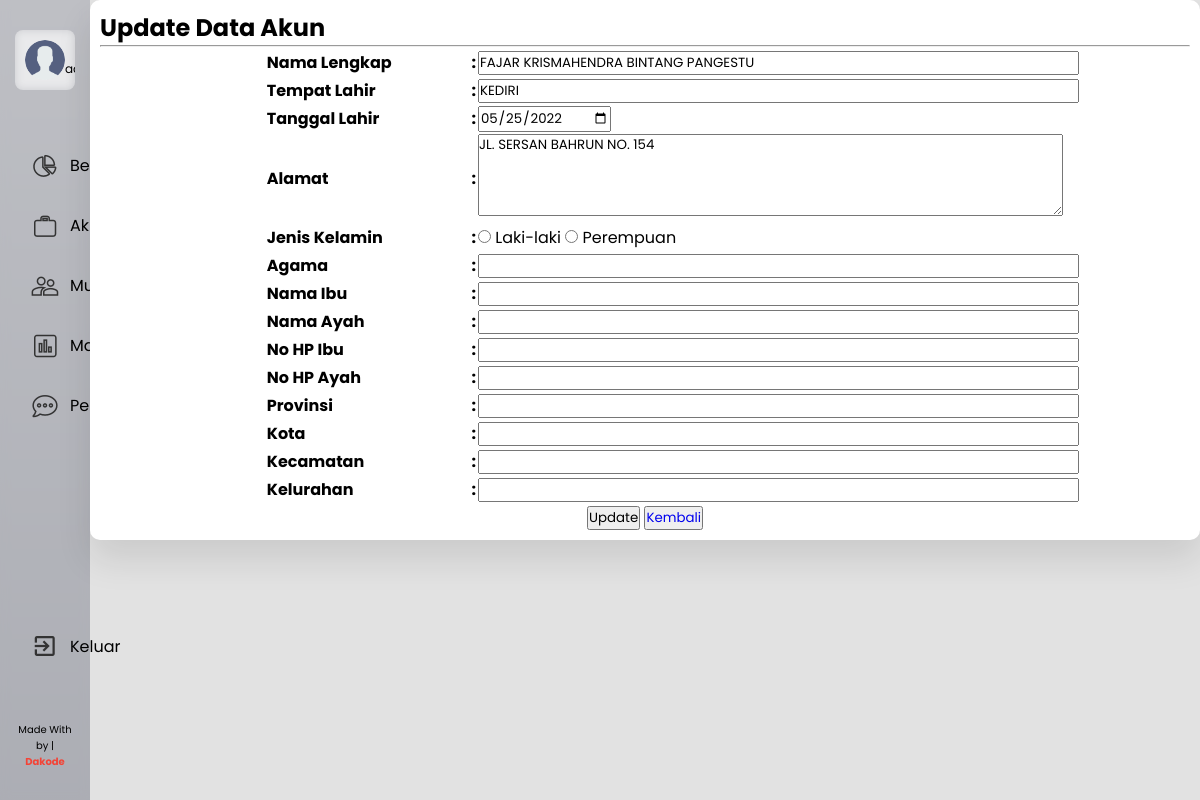
/admin/e-student.php?id=2 (signed in), run on the app's committed database.
### tables this page shows
CREATE TABLE `students` (
  `id` int(14) NOT NULL,
  `namalengkap` varchar(60) NOT NULL,
  `tempat` varchar(25) NOT NULL,
  `tgl_lahir` date NOT NULL,
  `alamat` varchar(60) NOT NULL,
  `created_at` timestamp NOT NULL DEFAULT current_timestamp(),
  `updated_at` datetime DEFAULT current_timestamp() ON UPDATE current_timestamp(),
  `jk` varchar(1) DEFAULT NULL,
  `agama` varchar(15) DEFAULT NULL,
  `nama_ibu` varchar(60) DEFAULT NULL,
  `nama_ayah` varchar(60) DEFAULT NULL,
  `nohp_ibu` varchar(15) DEFAULT NULL,
  `nohp_ayah` varchar(15) DEFAULT NULL,
  `prov` varchar(60) DEFAULT NULL,
  `kota` varchar(60) DEFAULT NULL,
  `kec` varchar(60) DEFAULT NULL,
  `kel` varchar(60) DEFAULT NULL,
  `rt` varchar(5) DEFAULT NULL,
  `rw` varchar(5) DEFAULT NULL
);

### admin/e-student.php (the view, shortened to what this page needs)
<?php
	if (isset($_SESSION['id']) && isset($_SESSION['nama']) && isset($_SESSION['email']) && isset($_SESSION['username'])) {
?>
<!DOCTYPE html>
<html>
<head>
	<link rel="stylesheet" href="../css/cms-style.css">
</head>
<body>
	<section class="header-sec">
		<div class="header" id="header">
			<div class="side-nav">
				<div class="user">
					<img src="../images/user-default.png" class="user-img">
				</div>
				<ul>
					<li><img src="../images/dashboard.png"><a href="cms-index.php">Beranda</a></li>
					<li><img src="../images/projects.png"><a href="i-account.php?page-nr=1">Akun</a></li>
					<li><img src="../images/members.png"><a href="i-student.php?page-nr=1">Murid</a></li>
					<li><img src="../images/reports.png"><a href="i-comment.php?page-nr=1">Masukan</a></li>
					<li><img src="../images/messages.png"><a href="i-message.php?page-nr=1">Pesan</a></li>
				</ul>
				<ul class="logout">
					<li><img src="../images/logout.png"><a href="../Models/logout.php">Keluar</a></li>
				</ul>
			</div>
		</div>
	</section>
	<section class="forms">
    <h2>Update Data Akun</h2>
    <hr>
    <div align="center">
    <?php
            include('../Models/connect_db.php');
            $id = $_GET['id'];
            $sql = "SELECT * FROM students WHERE id = '$id'";
            $query = mysqli_query($conn, $sql);
			if ($query->num_rows > 0) {
			    $row = mysqli_fetch_assoc($query);
			}
        ?>
        <form name="form-update" action="" method="POST">
            <table align="" width="80%">
                <tr>
                    <td width="7%"></td>
                    <td width="25%"><b>Nama Lengkap</b></td>
                    <td><b>:</b></td>
                    <td><input type="text" name="namalengkap" size="50" autocomplete="off" required maxlength="60" value="<?php echo $row['namalengkap']; ?>"></td>
                </tr>
                <tr>
                    <td width="7%"></td>
                    <td width="25%"><b>Tempat Lahir</b></td>
                    <td><b>:</b></td>
                    <td><input type="text" name="tempat" size="50" autocomplete="off" required maxlength="30" value="<?php echo $row['tempat']; ?>"></td>
                </tr>
                <tr>
                    <td width="7%"></td>
                    <td width="25%"><b>Tanggal Lahir</b></td>
                    <td><b>:</b></td>
                    <td><input type="date" name="tgl_lahir" value="<?php echo $row['tgl_lahir']; ?>"></td>
                </tr>
                <tr>
                    <td width="7%"></td>
                    <td width="25%"><b>Alamat</b></td>
                    <td><b>:</b></td>
                    <td><textarea name="alamat" cols="50" rows="4" required><?php echo $row['alamat']; ?></textarea></td>
                </tr>
                <tr>
                    <td width="7%"></td>
                    <td width="25%"><b>Jenis Kelamin</b></td>
                    <td><b>:</b></td>
                    <td>
                        <input type="radio" name="jk" value="Laki-laki" required <?php if ($row['jk'] == 'Laki-laki') echo 'checked'; ?>> Laki-laki
                        <input type="radio" name="jk" value="Perempuan" required <?php if ($row['jk'] == 'Perempuan') echo 'checked'; ?>> Perempuan
                    </td>
                </tr>
                <tr>
                    <td width="7%"></td>
                    <td width="25%"><b>Agama</b></td>
                    <td><b>:</b></td>
                    <td><input type="text" name="agama" size="50" autocomplete="off" required maxlength="50" value="<?php echo $row['agama']; ?>"></td>
                </tr>
                <tr>
                    <td width="7%"></td>
                    <td width="25%"><b>Nama Ibu</b></td>
                    <td><b>:</b></td>
                    <td><input type="text" name="nama_ibu" size="50" autocomplete="off" maxlength="255" value="<?php echo $row['nama_ibu']; ?>"></td>
                </tr>
                <tr>
                    <td width="7%"></td>
                    <td width="25%"><b>Nama Ayah</b></td>
                    <td><b>:</b></td>
                    <td><input type="text" name="nama_ayah" size="50" autocomplete="off" maxlength="255" value="<?php echo $row['nama_ayah']; ?>"></td>
                </tr>
                <tr>
                    <td width="7%"></td>
                    <td width="25%"><b>No HP Ibu</b></td>
                    <td><b>:</b></td>
                    <td><input type="tel" name="nohp_ibu" size="50" autocomplete="off" maxlength="20" value="<?php echo $row['nohp_ibu']; ?>"></td>
                </tr>
                <tr>
                    <td width="7%"></td>
                    <td width="25%"><b>No HP Ayah</b></td>
                    <td><b>:</b></td>
                    <td><input type="tel" name="nohp_ayah" size="50" autocomplete="off" maxlength="20" value="<?php echo $row['nohp_ayah']; ?>"></td>
                </tr>
                <tr>
                    <td width="7%"></td>
                    <td width="25%"><b>Provinsi</b></td>
                    <td><b>:</b></td>
                    <td><input type="text" name="prov" size="50" autocomplete="off" maxlength="100" value="<?php echo $row['prov']; ?>"></td>
                </tr>
                <tr>
                    <td width="7%"></td>
                    <td width="25%"><b>Kota</b></td>
                    <td><b>:</b></td>
                    <td><input type="text" name="kota" size="50" autocomplete="off" maxlength="100" value="<?php echo $row['kota']; ?>"></td>
                </tr>
                <tr>
                    <td width="7%"></td>
                    <td width="25%"><b>Kecamatan</b></td>
                    <td><b>:</b></td>
                    <td><input type="text" name="kec" size="50" autocomplete="off" maxlength="100" value="<?php echo $row['kec']; ?>"></td>
                </tr>
                <tr>
                    <td width="7%"></td>
                    <td width="25%"><b>Kelurahan</b></td>
                    <td><b>:</b></td>
                    <td><input type="text" name="kel" size="50" autocomplete="off" value="<?php echo $row['kel']; ?>"></td>
                </tr>
            </table>
            <input type="submit" value="Update">
            <button><a id='button-links' href="i-student.php?page-nr=1">Kembali</a></button>
        </form>
    </div>
</section>
</body>
</html>
<?php } else{
	echo "<script type='text/javascript'>alert('Please check again!');</script>";
}?>

### css/cms-style.css (style rules this page uses)
* { margin: 0; padding: 0; box-sizing: border-box; font-family: 'Poppins', sans-serif; }
body { display: flex; flex-direction: row; background: rgb(226, 226, 226); }
.header { width: 90px; height: 100vh; background-image: linear-gradient(rgba(4, 9, 30, 0.6), rgba(4, 9, 30, 0.8)),url(../images/banner.png); background-position: center; background-size: cover; transition: width 0.7s; }
.side-nav { width: 90px; height: 100%; position: fixed; top: 0; left: 0; padding: 30px 15px; background: rgba(255, 255, 255, 0.6); backdrop-filter: blur(5px); display: flex; justify-content: space-between; flex-direction: column; transition: width 0.7s; }
.user { display: flex; align-items: center; justify-content: space-between; width: 60px; font-size: 12px; padding: 10px; border-radius: 8px; margin-left: auto; margin-right: auto; overflow: hidden; }
.user-img { width: 40px; border-radius: 50%; margin: auto; }
.logout { list-style: none; padding-top: 120px; }
ul { list-style: none; padding: 0 15px; }
ul li { margin: 30px 0; display: flex; align-items: center; justify-content: center; cursor: pointer; }
ul li img { width: 30px; margin-right: 0; }
.table a, td { text-decoration: none; }
.forms { position: relative; padding: 10px; width: 100%; display: flex; flex-direction: column; height: 88%; background: #fff; color: #000; border-radius: 10px; box-shadow: 0 20px 35px rgba(0, 0, 0, 0.1); }
.forms #button-links { text-decoration: none; }

### data on the page
students: namalengkap "FAJAR KRISMAHENDRA BINTANG PANGESTU", tempat "KEDIRI", tgl_lahir "05/25/2022", alamat "JL. SERSAN BAHRUN NO. 154"
